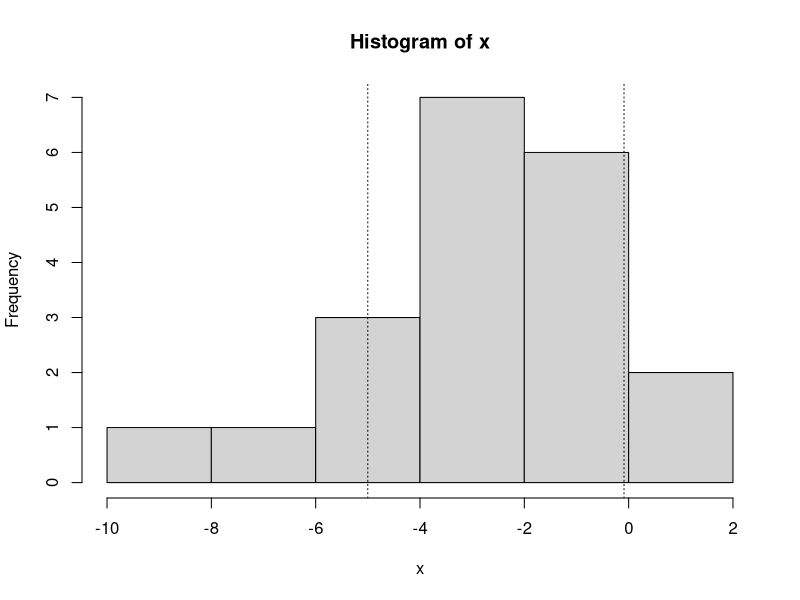
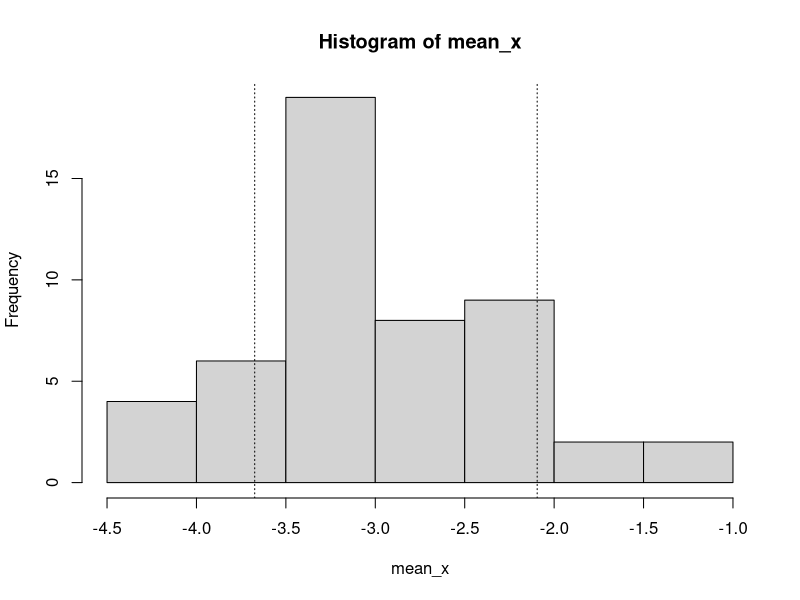
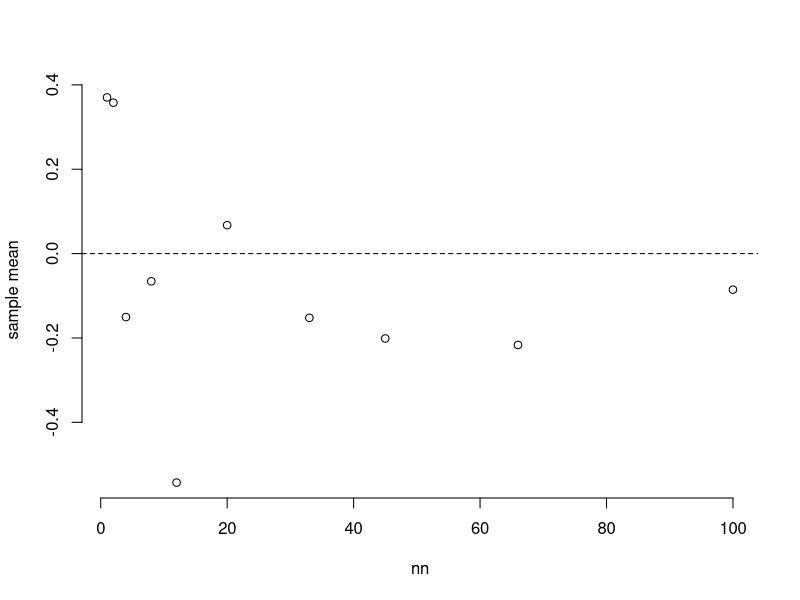
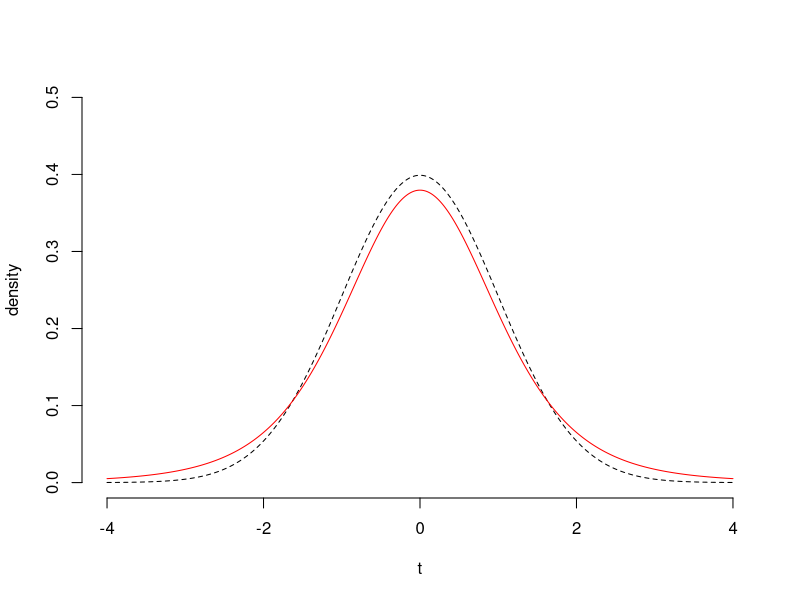
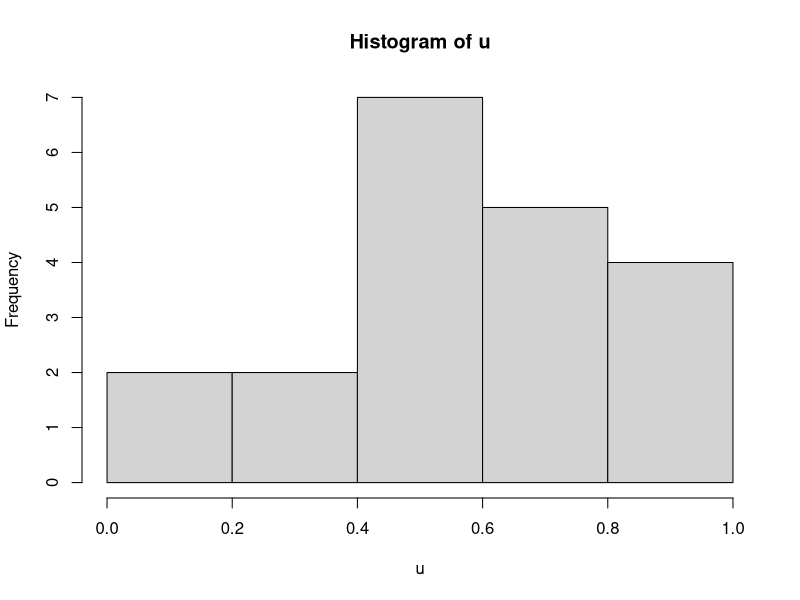
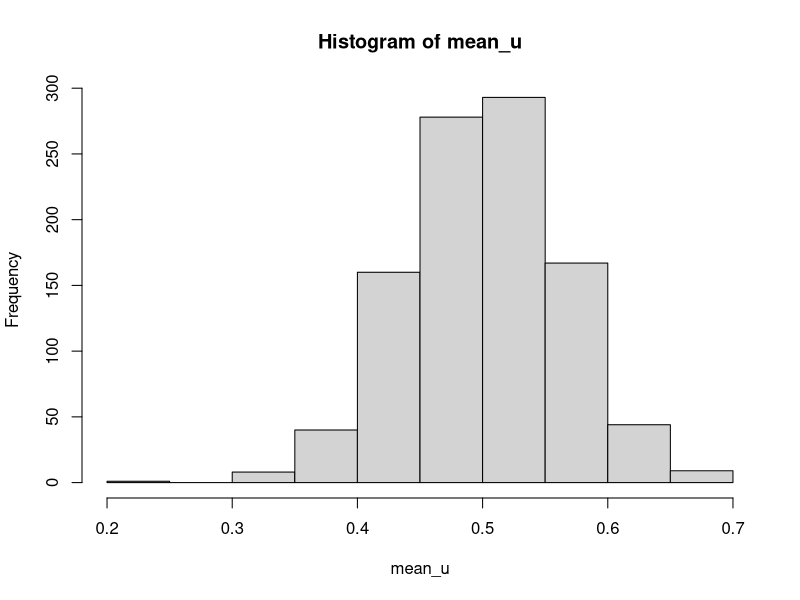

These figures' R source, in order:
## -------------------------------------------------------------------------------------------------------
# create a random variable X with mean -3 and standard deviation 3
X = function(n=10, mean=-3, sd=3) { rnorm(n=n, mean=mean, sd=sd)}
x = X(n=20)

# show the histogram of some samples of X as well as the 0.12 and 0.88 quantiles:
hist( x )
abline( v=quantile(x, 0.12), lty=3)
abline( v=quantile(x, 0.88), lty=3)

# generate 50 samples of X and calculate their means:
mean_x = numeric( 50 )
for (i in 1:50) {
  mean_x[[i]] = mean( X(n=20) )
}

# plot the histogram of mean_x as well as the 0.12 and 0.88 quantiles
hist( mean_x )
abline( v=quantile(mean_x, c(0.12, 0.88)), lty=3)

## -------------------------------------------------------------------------------------------------------
nn = c(1, 2, 4, 8, 12, 20, 33, 45, 66, 100)
means = sapply( nn, function(n) mean( rnorm(n) ) )
plot(nn, means, bty='n', ylab = "sample mean")
abline(h=0, lty=2)


## -------------------------------------------------------------------------------------------------------
# plot the densities of a standard normal distribution, and of a t-distribution with five degrees of freedom:
t = seq(-4, 4, length.out=1001)
  
plot( x=t, y=dnorm(t), ylim=c(0, 0.5), bty='n', lty=2, type='l', ylab="density" )
par( new=TRUE )
plot( x=t, y=dt(t, df=5), ylim=c(0, 0.5), xaxt='n', yaxt='n', xlab='', ylab='', bty='n', col='red', type='l' )


## -------------------------------------------------------------------------------------------------------
# generate 20 samples from a uniform distribution and plot their histogram
u = runif( 20 )
hist(u)

# generate 100 repeated samples of the same size, calculate the mean of each one, and plot the histogram of the means.
mean_u = numeric(1000)
for (i in 1:1000) {
  mean_u[[i]] = mean( runif(20) )
}

hist( mean_u)


# what happens as B and N get larger and smaller? Do they play different roles?


## ----t-probability--------------------------------------------------------------------------------------
pt(-1, df=8)


## ----t-quantile-----------------------------------------------------------------------------------------
qt(0.17, df=8)


## ----t-interval-----------------------------------------------------------------------------------------
qt( c(0.05, 0.95), df=8)

